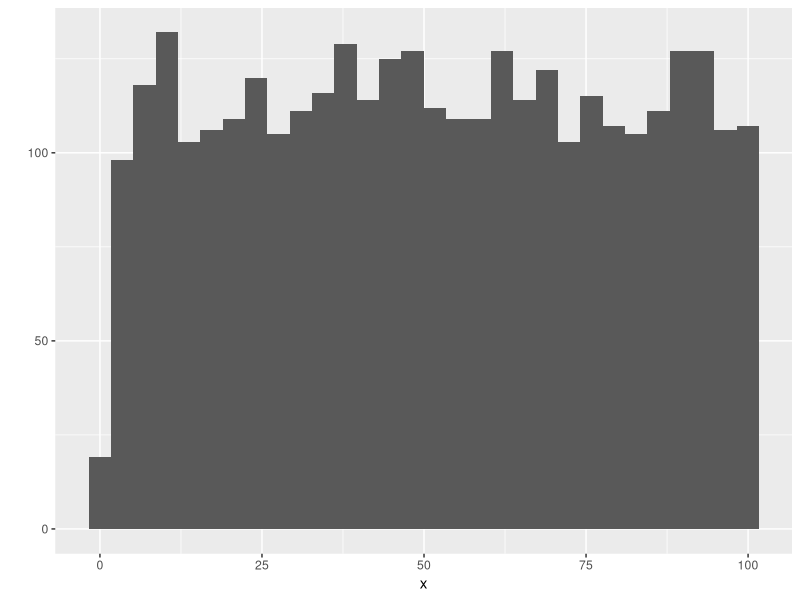
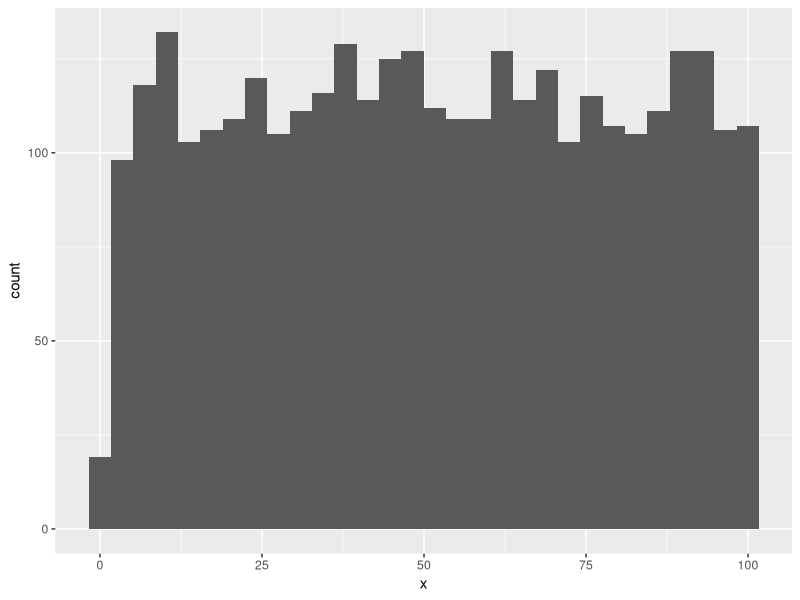
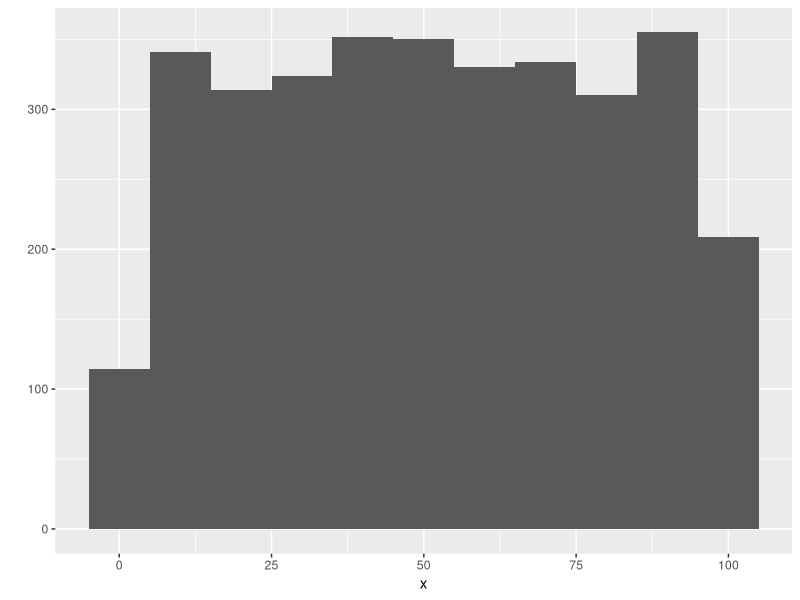
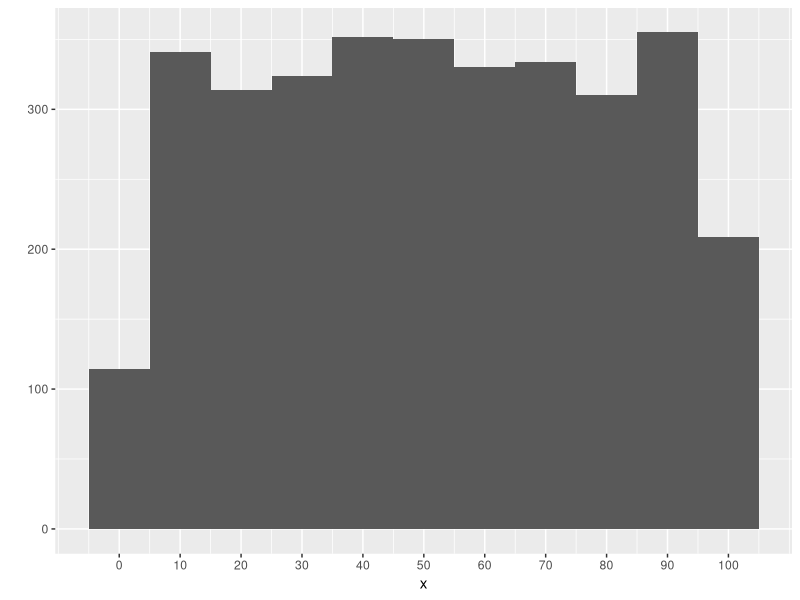

These charts were generated, in order, by the following R code: (Note: this script raises an error after producing the figures.)
## ---- chunk 1
require(ggplot2)
## ---- chunk 2
set.seed(333)
trails <- 3333
min <- 1                                  
max <- 100
uni_dist<-runif(trails,min,max+1)
uni_dist<-data.frame(x=uni_dist)
head(uni_dist)
str(uni_dist)
names(uni_dist)
## ---- chunk 3
qplot(x=x,data=uni_dist)
ggplot(uni_dist) + aes(x=x) + geom_histogram()
qplot(x=x,data=uni_dist,binwidth=10)
qplot(x=x,data=uni_dist,binwidth=10)+ scale_x_continuous(breaks=seq(0,100,10))
min <- 1                                  
max <- 6
die <- as.integer(runif(trails,min,max+1))
die<-data.frame(roll=die)
head(die)
qplot(x=roll,data=die, color=I('#615445'), fill=I('#CC0000')) + scale_x_discrete(breaks=1:6)
qplot(x=roll,data=die, color=I('#615445'), fill=I('#CC0000')) + scale_x_discrete(breaks=1:6) + labs(title="Uniform Distribution Single Die", y="Count", x="Die roll Random Variable n=3333 Min=1 Max=6")
## ---- chunk 4
dice <- as.integer(runif(trails,min,max+1)+runif(trails,min,max+1)) 
dice<-data.frame(rolls=dice)
head(dice)
summary(dice)
dice <- as.integer(runif(trails,min,max+0.5)+runif(trails,min,max+0.5))
dice<-data.frame(rolls=dice)
head(dice)
summary(dice)
qplot(x=rolls,data=dice, color=I('#615445'), fill=I('#CC0000')) + scale_x_discrete(breaks=2:12) +  labs(title="Distribution Sum of Two Dice", y="Count", x="Sum of Two Uniform Random Variables (Dice) n=3333 Min=1 Max=6")

## ---- chunk 5
library(knitr)
opts_chunk$set(fig.path=paste0("figure/", sub("(.*).Rmd","\\1",basename(knitr:::knit_concord$get('infile'))), "-"))
## ---- chunk 6
norm_dist<-rnorm(trails) # norm_dist<-rnorm(33333, mean=33, sd=13)
norm_denisty<-dnorm(norm_dist)
ggplot(data.frame(x=norm_dist,y=norm_denisty)) + aes(x=x,y=y) + geom_point() + labs(title="Standard Normal Distribution", y="Count", x="Normal Random Variable n=3333 mean=0, SD=1")
pnorm(c(-3,-2,-1,0,1,2,3))
head(pnorm(norm_dist))
pnorm(1)-pnorm(-1) # +/- sd=1
sqrt(0.2) # sd^2=var=0.2  sqrt(0.2)
r_normal <-data.frame(A=rnorm(n=trails,mean=0,sd=sqrt(0.2)),
                    B=rnorm(n=trails,mean=0,sd=sqrt(1.0)),
                    C=rnorm(n=trails,mean=0,sd=sqrt(5.0)),
                    D=rnorm(n=trails,mean=-2,sd=sqrt(0.5)))  
head(r_normal)
summary(r_normal)
require(reshape2)
rnd <- melt(data=r_normal)
head(rnd)
ggplot(rnd, aes(x=value)) + geom_density(aes(group=variable,color=variable,fill=variable)) + labs(title="Wikipedia Normal Distributions", y="??,sigma^2(X)", x=" x n=3333")

## ---- chunk 7
bi_dist<-rbinom(n=1,size=9,prob=0.33) # n=1  means one draw size=9 means nine trails 
bi_dist # we expect 0.33* 9 or about 3 success
bi_dist<-rbinom(n=5,size=9,prob=0.33) # n=5  means five draws size=9 means nine trails 
bi_dist # we expect each trial to be around 3 success
bernoulli_dist<-rbinom(n=1,size=1,prob=0.33) # Bernoulli distribution 
bi_dist<-rbinom(n=trails,size=9,prob=0.33) # same as bi_dist<-rbi(3333)
summary(bi_dist)
qplot(x=x,data=data.frame(x=bi_dist), color=I('#615445'), fill=I('#CC0000')) + scale_x_discrete(breaks=0:9) + labs(title="Binomial Distribution", y="Count", x="Binomial n=3333,size=9,prob=0.33")
r_binomial <-data.frame(A=rbinom(n=trails,size=20,prob=0.5),
                      B=rbinom(n=trails,size=20,prob=0.7),
                      C=rbinom(n=trails,size=40,prob=0.5))
head(r_binomial)
summary(r_binomial)
rnd <- melt(data=r_binomial)
head(rnd)
ggplot(rnd, aes(x=value)) + geom_density(aes(group=variable,color=variable,fill=variable)) + labs(title="Wikipedia Binomial Distributions", y="??,sigma^2(X)", x=" successes")

## ---- chunk 8
poisson_dist <-data.frame(lambda1=rpois(n=trails,lambda=1), lambda3=rpois(n=trails,lambda=3), lambda5=rpois(n=trails,lambda=5), lambda10=rpois(n=trails,lambda=10))
head(poisson_dist)
str(poisson_dist)
poisson <- melt(data=poisson_dist, variable.name = "lambda", value.name = "count")
head(poisson)
ggplot(poisson, aes(x=count)) + geom_density(aes(group=lambda,color=lambda,fill=lambda)) + labs(title="Poisson Distribution", y="Count", x=" n=3333 lambda=1,3,5 & 10")
#ggplot(poisson, aes(x=value)) + geom_density(aes(group=variable,color=variable,fill=variable)) + labs(title="Poisson Distribution", y="Count", x=" n=3333 lambda=1,3,5 & 10")
## ---- chunk 9
trails<-333
d_binomial <-data.frame(A=dbinom(1:trails, size=trails, prob=0.25),
                        B=dbinom(1:trails, size=trails, prob=0.5),
                        C=dbinom(1:trails, size=trails, prob=0.75))
head(d_binomial)
plot(1:trails, d_binomial$A, type="o", col=2, ylab="P(X=k)", xlab="k", main="Binomial distribution with n=333, p=0.25,0.5,0.75")
points(1:trails,d_binomial$B,col=3)
points(1:trails,d_binomial$C,col=4)
## ---- chunk 10
trails<-100
d_binomial <-data.frame(A=dbinom(1:trails, size=200, prob=0.25),
                        B=dbinom(1:trails, size=100, prob=0.5),
                        C=dbinom(1:trails, size=1000, prob=0.05))
plot(1:trails, d_binomial$A, type="o", col=2, ylab="P(X=k)", xlab="k", main="Binomial distribution with size*p = 50")
points(1:trails,d_binomial$B,col=3)
points(1:trails,d_binomial$C,col=4)
## ---- chunk 11
trails<-100
d_binomial <-data.frame(A=dbinom(1:trails, size=trails, prob=0.02),
                        B=dpois(1:trails,2))
head(d_binomial)
plot(1:trails, d_binomial$A, type="o", col=2, ylab="P(X=k)", xlab="Successes", main="Binomial p=0.02 vs Poisson lambda=2, n = 100")
points(1:trails,d_binomial$B,col=3)
## ---- chunk 12
plot(1:trails, d_binomial$A, type="o", col=2, ylab="P(X=k)", xlab="Successes", main="Binomial p=0.02, n = 100")

## ---- chunk 13
plot(1:trails, d_binomial$B, type="o", col=3, ylab="P(X=k)", xlab="Successes", main="Poisson lambda=2, n = 100")

## ---- chunk 14
n<-333
A<-1:n
B<-A^2
llog<-data.frame(A,B)
qplot(A,B, data=llog)
qplot(log(A,2),log(B,2), data=llog)
